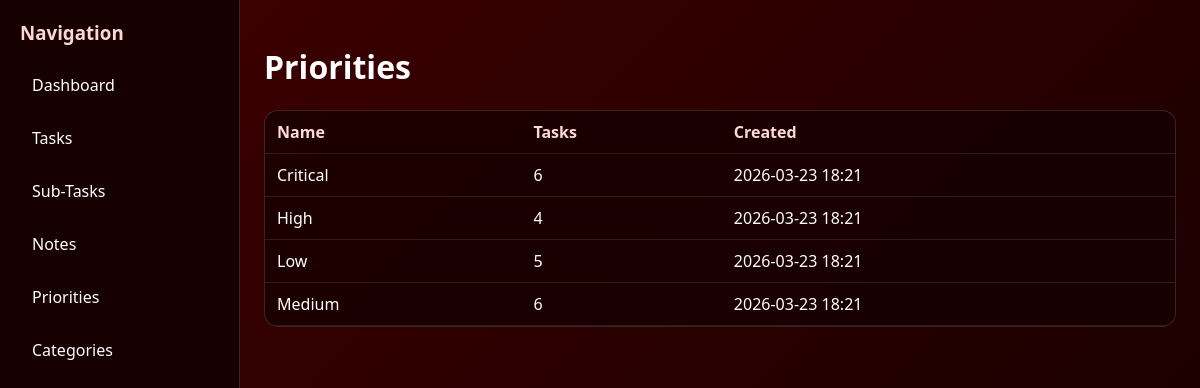
/priorities/ (signed in), run on the app's committed database.
### tasks/models.py (models this page shows, shortened)
class BaseModel(models.Model):
    created_at = models.DateTimeField(auto_now_add=True)
    updated_at = models.DateTimeField(auto_now=True)
    class Meta:
        abstract = True

class Priority(BaseModel):
    name = models.CharField(max_length=50)
    class Meta:
        verbose_name_plural = "Priorities"

### tasks/views.py (the view)
# urls.py: path('priorities/', PriorityListView.as_view(), name='priorities'),
class PriorityListView(LoginRequiredMixin, ListView):
    model = Priority
    template_name = 'priorities.html'
    context_object_name = 'priorities'
    def get_queryset(self):
        return Priority.objects.annotate(task_count=Count('task')).order_by('name')

### templates/priorities.html (shortened to what this page needs)
<!doctype html>
<html lang="en">
  <head>
    {% load static %}
  </head>
  <body>
    <div class="layout">
      <aside class="sidebar">
        <h3>Navigation</h3>
        <ul>
          <li><a href="{% url 'dashboard' %}">Dashboard</a></li>
          <li><a href="{% url 'tasks' %}">Tasks</a></li>
          <li><a href="{% url 'subtasks' %}">Sub-Tasks</a></li>
          <li><a href="{% url 'notes' %}">Notes</a></li>
          <li><a href="{% url 'priorities' %}">Priorities</a></li>
          <li><a href="{% url 'categories' %}">Categories</a></li>
        </ul>
      </aside>
      <main class="content">
        <h1>Priorities</h1>
        <div class="card">
          <table>
            <thead>
              <tr>
                <th>Name</th>
                <th>Tasks</th>
                <th>Created</th>
              </tr>
            </thead>
            <tbody>
              {% for priority in priorities %}
              <tr>
                <td>{{ priority.name }}</td>
                <td>{{ priority.task_count }}</td>
                <td>{{ priority.created_at|date:'Y-m-d H:i' }}</td>
              </tr>
              {% empty %}
              <tr>
                <td colspan="3">No priorities yet.</td>
              </tr>
              {% endfor %}
            </tbody>
          </table>
        </div>
      </main>
    </div>
  </body>
</html>

### templates/priorities.html (style rules this page uses)
body { margin: 0; min-height: 100vh; font-family: "Segoe UI", Tahoma, Geneva, Verdana, sans-serif; color: #fff; background: linear-gradient(135deg, #410000, #120000); }
.layout { display: grid; grid-template-columns: 240px 1fr; min-height: 100vh; }
.sidebar { background: rgba(20, 0, 0, 0.92); border-right: 1px solid rgba(255, 255, 255, 0.15); padding: 20px; }
.sidebar h3 { margin-top: 0; color: #ffd6d6; }
.sidebar ul { list-style: none; padding: 0; margin: 10px 0 0; }
.sidebar li { margin: 11px 0; }
.sidebar a { color: #fff; text-decoration: none; display: block; padding: 10px 12px; border-radius: 8px; }
.content { padding: 24px; }
.card { background: rgba(24, 0, 0, 0.82); border: 1px solid rgba(255, 255, 255, 0.14); border-radius: 14px; overflow: hidden; }
table { width: 100%; border-collapse: collapse; }
th, td { padding: 10px 12px; border-bottom: 1px solid rgba(255, 255, 255, 0.1); text-align: left; }
th { color: #ffd8d8; }

### data on the page
Priority: name "Critical", task_count "6", created_at "2026-03-23 18:21"
Priority: name "High", task_count "4", created_at "2026-03-23 18:21"
Priority: name "Low", task_count "5", created_at "2026-03-23 18:21"
Priority: name "Medium", task_count "6", created_at "2026-03-23 18:21"
